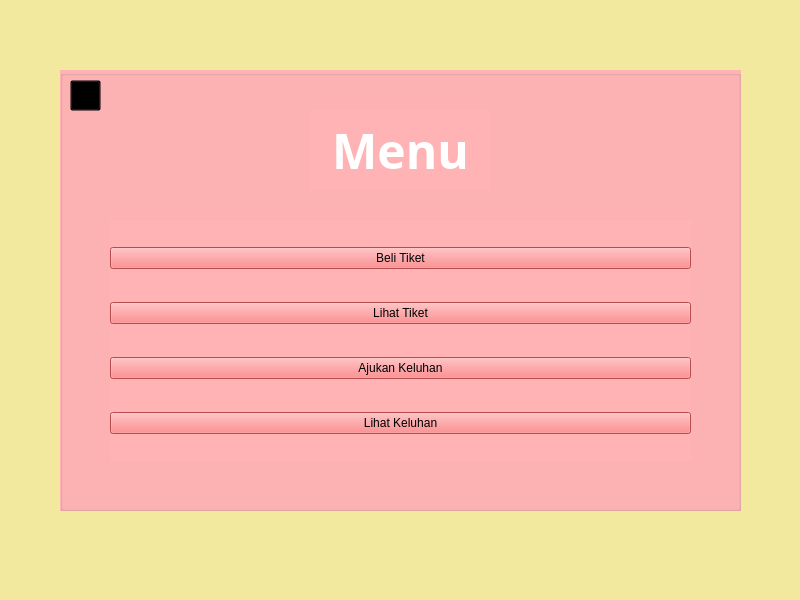
<?xml version="1.0" encoding="UTF-8"?>
<ui version="4.0">
 <class>MainWindow</class>
 <widget class="QMainWindow" name="MainWindow">
  <property name="geometry">
   <rect>
    <x>0</x>
    <y>0</y>
    <width>800</width>
    <height>600</height>
   </rect>
  </property>
  <property name="windowTitle">
   <string>MainWindow</string>
  </property>
  <property name="styleSheet">
   <string notr="true">background-color: rgb(242, 232, 158);</string>
  </property>
  <widget class="QWidget" name="centralwidget">
   <widget class="QGroupBox" name="groupBox">
    <property name="geometry">
     <rect>
      <x>60</x>
      <y>70</y>
      <width>681</width>
      <height>441</height>
     </rect>
    </property>
    <property name="styleSheet">
     <string notr="true">background-color: rgb(255, 179, 180);</string>
    </property>
    <property name="title">
     <string/>
    </property>
    <widget class="QLabel" name="label">
     <property name="geometry">
      <rect>
       <x>250</x>
       <y>40</y>
       <width>181</width>
       <height>81</height>
      </rect>
     </property>
     <property name="font">
      <font>
       <family>Adobe Gothic Std B</family>
       <pointsize>36</pointsize>
       <weight>75</weight>
       <bold>true</bold>
      </font>
     </property>
     <property name="styleSheet">
      <string notr="true">color: rgb(255, 255, 255);</string>
     </property>
     <property name="text">
      <string>Menu</string>
     </property>
     <property name="alignment">
      <set>Qt::AlignCenter</set>
     </property>
    </widget>
    <widget class="QWidget" name="verticalLayoutWidget">
     <property name="geometry">
      <rect>
       <x>50</x>
       <y>150</y>
       <width>581</width>
       <height>241</height>
      </rect>
     </property>
     <layout class="QVBoxLayout" name="verticalLayout">
      <item>
       <widget class="QPushButton" name="Pinjam">
        <property name="styleSheet">
         <string notr="true">background-color: rgb(255, 106, 108);
gridline-color: rgb(0, 0, 0);
selection-color: rgb(255, 255, 255);
selection-background-color: rgb(255, 255, 255);</string>
        </property>
        <property name="text">
         <string>Beli Tiket</string>
        </property>
       </widget>
      </item>
      <item>
       <widget class="QPushButton" name="BalikinBarang">
        <property name="styleSheet">
         <string notr="true">background-color: rgb(255, 106, 108);
gridline-color: rgb(0, 0, 0);
selection-color: rgb(255, 255, 255);
selection-background-color: rgb(255, 255, 255);</string>
        </property>
        <property name="text">
         <string>Lihat Tiket</string>
        </property>
       </widget>
      </item>
      <item>
       <widget class="QPushButton" name="Lihat">
        <property name="styleSheet">
         <string notr="true">background-color: rgb(255, 106, 108);
gridline-color: rgb(0, 0, 0);
selection-color: rgb(255, 255, 255);
selection-background-color: rgb(255, 255, 255);</string>
        </property>
        <property name="text">
         <string>Ajukan Keluhan</string>
        </property>
       </widget>
      </item>
      <item>
       <widget class="QPushButton" name="Lihat_2">
        <property name="styleSheet">
         <string notr="true">background-color: rgb(255, 106, 108);
gridline-color: rgb(0, 0, 0);
selection-color: rgb(255, 255, 255);
selection-background-color: rgb(255, 255, 255);</string>
        </property>
        <property name="text">
         <string>Lihat Keluhan</string>
        </property>
       </widget>
      </item>
     </layout>
    </widget>
    <widget class="QLabel" name="BackIcon">
     <property name="geometry">
      <rect>
       <x>10</x>
       <y>10</y>
       <width>31</width>
       <height>31</height>
      </rect>
     </property>
     <property name="text">
      <string/>
     </property>
     <property name="pixmap">
      <pixmap>D:/.Kuliah/TH2/SIV/PBO/Tubes/Coba/icon/LogOut.png</pixmap>
     </property>
     <property name="scaledContents">
      <bool>true</bool>
     </property>
    </widget>
    <widget class="QPushButton" name="BackButton">
     <property name="geometry">
      <rect>
       <x>10</x>
       <y>10</y>
       <width>31</width>
       <height>31</height>
      </rect>
     </property>
     <property name="font">
      <font>
       <kerning>false</kerning>
      </font>
     </property>
     <property name="cursor">
      <cursorShape>ArrowCursor</cursorShape>
     </property>
     <property name="mouseTracking">
      <bool>false</bool>
     </property>
     <property name="autoFillBackground">
      <bool>false</bool>
     </property>
     <property name="styleSheet">
      <string notr="true">color: rgb(170, 255, 255);
background-color: transparent;
</string>
     </property>
     <property name="text">
      <string/>
     </property>
    </widget>
   </widget>
  </widget>
 </widget>
 <resources/>
 <connections/>
</ui>
